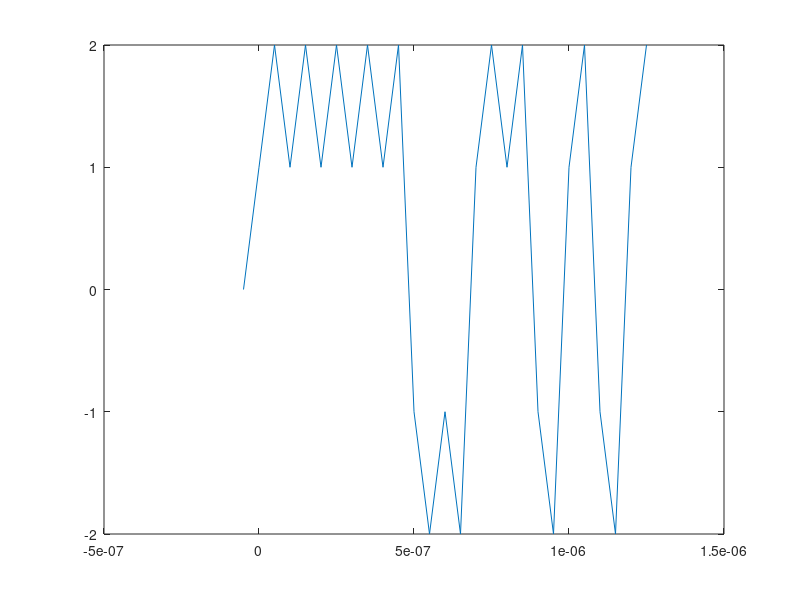
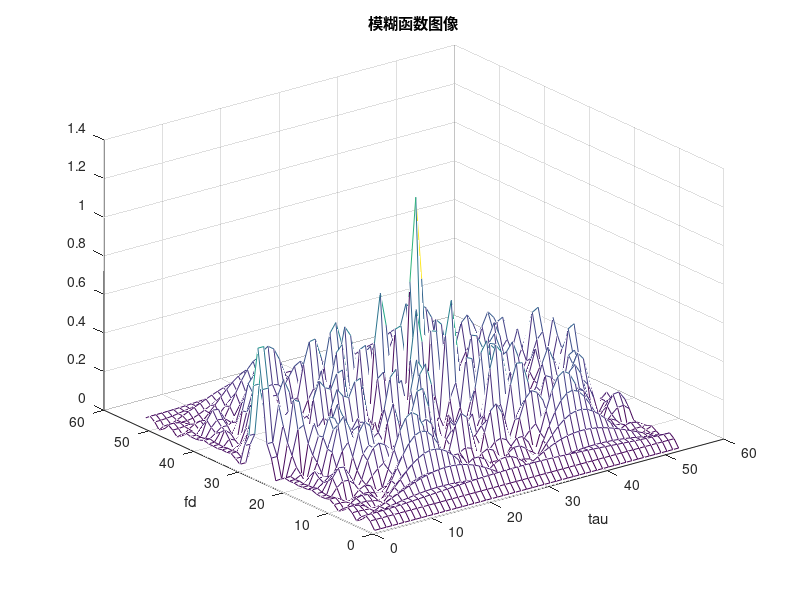

These figures' MATLAB source, in order:
% 巴克码信号模糊函数

%参数
Te=1e-7;
Tp=1.3e-6;
fs=2e7;
phi=[0 0 0 0 0 pi pi 0 0 pi 0 pi 0];
u=zeros(13,round(Te*fs));
s=0;
for i=1:13
    t=1:Te*fs;
    u(i,:)=t.*exp(1j*phi(i));
    s=[s u(i,:)];
end
t=-0.5*Te:1/fs:12.5*Te;
plot(t,s);
s_conv1=[zeros(1,round(Te*fs*13)),s,zeros(1,2*round(Te*fs*13))];
s_conv2=[s,zeros(1,round(Te*fs*13))];
s_all=zeros(2*round(Te*fs*13),2*round(Te*fs*13)+1);
for i=1:2*round(Te*fs*13)
    s_all(i,:)=s_conv1(0+i:2*round(Te*fs*13)+i).*conj(s_conv2);
end
s_fft=zeros(2*round(Te*fs*13),2*round(Te*fs*13)+1);
for i=1:2*round(Te*fs*13)
    s_fft(i,:)=ifftshift(ifft(s_all(i,:)));
end
figure;
mesh(abs(s_fft));
xlabel("tau");
ylabel("fd");
title("模糊函数图像");

